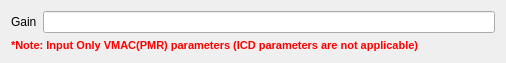
<?xml version="1.0" encoding="UTF-8"?>
<ui version="4.0">
 <class>GTAEquationGainValueWidget</class>
 <widget class="QWidget" name="GTAEquationGainValueWidget">
  <property name="geometry">
   <rect>
    <x>0</x>
    <y>0</y>
    <width>506</width>
    <height>60</height>
   </rect>
  </property>
  <property name="windowTitle">
   <string>Gain</string>
  </property>
  <layout class="QGridLayout" name="gridLayout">
   <item row="0" column="0">
    <widget class="QLabel" name="gainLB">
     <property name="text">
      <string>Gain</string>
     </property>
    </widget>
   </item>
   <item row="0" column="1">
    <widget class="QLineEdit" name="gainLE">
     <property name="toolTip">
      <string>@Gain x Parameter</string>
     </property>
    </widget>
   </item>
   <item row="1" column="0" colspan="2">
    <widget class="QLabel" name="NoteLabel">
     <property name="sizePolicy">
      <sizepolicy hsizetype="Preferred" vsizetype="Fixed">
       <horstretch>0</horstretch>
       <verstretch>0</verstretch>
      </sizepolicy>
     </property>
     <property name="palette">
      <palette>
       <active>
        <colorrole role="WindowText">
         <brush brushstyle="SolidPattern">
          <color alpha="255">
           <red>255</red>
           <green>0</green>
           <blue>0</blue>
          </color>
         </brush>
        </colorrole>
        <colorrole role="Text">
         <brush brushstyle="SolidPattern">
          <color alpha="255">
           <red>0</red>
           <green>0</green>
           <blue>0</blue>
          </color>
         </brush>
        </colorrole>
       </active>
       <inactive>
        <colorrole role="WindowText">
         <brush brushstyle="SolidPattern">
          <color alpha="255">
           <red>255</red>
           <green>0</green>
           <blue>0</blue>
          </color>
         </brush>
        </colorrole>
        <colorrole role="Text">
         <brush brushstyle="SolidPattern">
          <color alpha="255">
           <red>0</red>
           <green>0</green>
           <blue>0</blue>
          </color>
         </brush>
        </colorrole>
       </inactive>
       <disabled>
        <colorrole role="WindowText">
         <brush brushstyle="SolidPattern">
          <color alpha="255">
           <red>120</red>
           <green>120</green>
           <blue>120</blue>
          </color>
         </brush>
        </colorrole>
        <colorrole role="Text">
         <brush brushstyle="SolidPattern">
          <color alpha="255">
           <red>120</red>
           <green>120</green>
           <blue>120</blue>
          </color>
         </brush>
        </colorrole>
       </disabled>
      </palette>
     </property>
     <property name="font">
      <font>
       <pointsize>8</pointsize>
       <weight>75</weight>
       <bold>true</bold>
      </font>
     </property>
     <property name="text">
      <string>*Note: Input Only VMAC(PMR) parameters (ICD parameters are not applicable)</string>
     </property>
    </widget>
   </item>
  </layout>
 </widget>
 <resources/>
 <connections/>
</ui>
